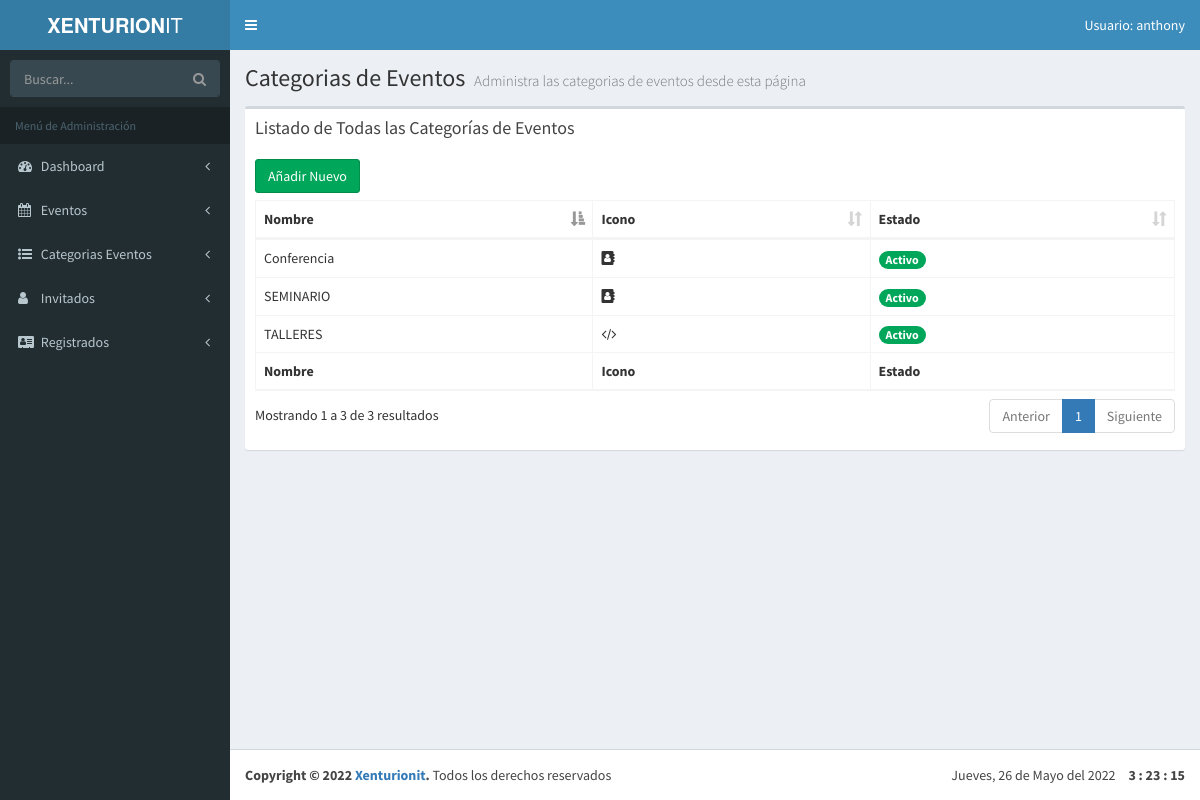
/admin/lista-categorias.php (signed in), run on the app's committed database.
### tables this page shows
CREATE TABLE `categoria_evento` (
                                    `id_categoria` tinyint(10) NOT NULL AUTO_INCREMENT,
                                    `cat_evento` varchar(50) NOT NULL,
                                    `icono` varchar(15) NOT NULL,
                                    `actualizado` datetime NOT NULL,
                                    `estado_categoria` tinyint(1) DEFAULT NULL,
                                    PRIMARY KEY (`id_categoria`)
);

### admin/lista-categorias.php (the view, shortened to what this page needs)
<?php
include_once 'funciones/funciones.php';
include_once 'templates/header.php'; ?>
<body class="hold-transition skin-blue fixed sidebar-mini">
<div class="wrapper">
    <?php include_once 'templates/barra.php'; ?>
    <?php include_once 'templates/navegacion.php'; ?>
  <div class="content-wrapper">
    <section class="content-header">
      <h1>
        Categorias de Eventos
        <small>Administra las categorias de eventos desde esta página</small>
      </h1>
    </section>
    <section class="content">
    <div class="row">
      <div class="col-xs-12">
        <div class="box">
          <div class="box-header">
            <h3 class="box-title">Listado de Todas las Categorías de Eventos</h3>
          </div>
          <div class="box-body">
            <a href="nuevo-categoria.php" class="btn btn-success">Añadir Nuevo</a>
            <table id="registros" class="table table-bordered table-hover">
                <thead>
                        <tr>
                            <th>Nombre</th>
                            <th>Icono</th>
                            <th>Estado</th>
                        </tr>
                </thead>
                <tbody>
                <?php
                  try {
                    $sql = "SELECT * FROM categoria_evento WHERE estado_categoria = 1";
                    $resultado = $conn->query($sql);
                  } catch (Exception $e) {
                    $error = $e->getMessage();
                  }
                  while($categoria = $resultado->fetch_assoc() ) {  ?>
                      <tr>
                              <td>
                                  <?php echo $categoria['cat_evento'];?>
                              </td>
                              <td><i class="fa <?php echo $categoria['icono']; ?>"><i></td>
                              <td>
                                  <?php $estado = $categoria['estado_categoria'];
                                  if($estado == 1):
                                  echo ' ' . '<span class="badge bg-green">Activo</span>';
                                  else:
                                  echo  ' ' . '<span class="badge bg-red">Inactivo</span>';
                                  endif;?>
                              </td>
                      </tr>
                  <?php } ?>
                </tbody>
                <tfoot>
                      <tr>
                            <th>Nombre</th>
                            <th>Icono</th>
                            <th>Estado</th>
                      </tr>
                </tfoot>
            </table>
          </div>
        </div>
      </div>
    </div>
  </section>
  </div>
<?php
  include_once 'templates/footer.php';
  include_once 'templates/footer-scripts.php';
?>

### data on the page
categoria_evento: cat_evento "SEMINARIO", estado_categoria "Activo"
categoria_evento: cat_evento "Conferencia", estado_categoria "Activo"
categoria_evento: cat_evento "TALLERES", estado_categoria "Activo"

### other printed values
$usuario "anthony"
